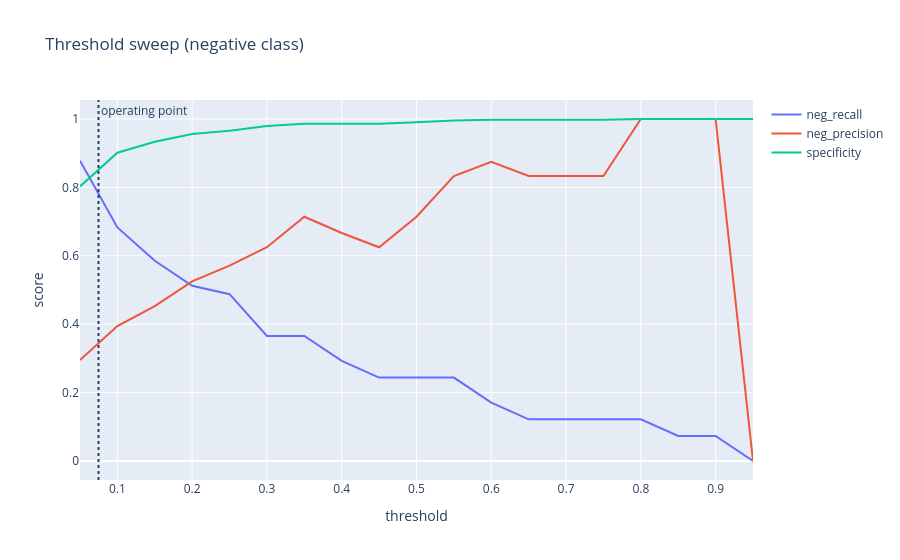

The notebook cell this image was saved under:
### Markdown cell above
The precision/recall/specificity trade-off as the threshold moves; the chosen operating point is marked:

### Code cell
sw = pd.DataFrame(sweep(y_test, neg_test))
fig = go.Figure()
for col in ["neg_recall", "neg_precision", "specificity"]:
    fig.add_trace(go.Scatter(x=sw["threshold"], y=sw[col], mode="lines", name=col))
fig.add_vline(x=op_threshold, line_dash="dot", annotation_text="operating point")
fig.update_layout(title="Threshold sweep (negative class)", xaxis_title="threshold", yaxis_title="score")
fig

### Figure 1 — Plotly figure (JSON) as saved in the notebook; plotly's stock layout.template omitted (floating-point values rounded to 4 significant figures)
{"data": [{"mode": "lines", "name": "neg_recall", "type": "scatter", "x": [0.05, 0.1, 0.15, 0.2, 0.25, 0.3, 0.35, 0.4, 0.45, 0.5, 0.55, 0.6, 0.65, 0.7, 0.75, 0.8, 0.85, 0.9, 0.95], "y": [0.878, 0.6829, 0.5854, 0.5122, 0.4878, 0.3659, 0.3659, 0.2927, 0.2439, 0.2439, 0.2439, 0.1707, 0.122, 0.122, 0.122, 0.122, 0.07317, 0.07317, 0.0]}, {"mode": "lines", "name": "neg_precision", "type": "scatter", "x": [0.05, 0.1, 0.15, 0.2, 0.25, 0.3, 0.35, 0.4, 0.45, 0.5, 0.55, 0.6, 0.65, 0.7, 0.75, 0.8, 0.85, 0.9, 0.95], "y": [0.2951, 0.3944, 0.4528, 0.525, 0.5714, 0.625, 0.7143, 0.6667, 0.625, 0.7143, 0.8333, 0.875, 0.8333, 0.8333, 0.8333, 1.0, 1.0, 1.0, 0.0]}, {"mode": "lines", "name": "specificity", "type": "scatter", "x": [0.05, 0.1, 0.15, 0.2, 0.25, 0.3, 0.35, 0.4, 0.45, 0.5, 0.55, 0.6, 0.65, 0.7, 0.75, 0.8, 0.85, 0.9, 0.95], "y": [0.8028, 0.9014, 0.9335, 0.9564, 0.9656, 0.9794, 0.9862, 0.9862, 0.9862, 0.9908, 0.9954, 0.9977, 0.9977, 0.9977, 0.9977, 1.0, 1.0, 1.0, 1.0]}], "layout": {"annotations": [{"showarrow": false, "text": "operating point", "x": 0.07476, "xanchor": "left", "xref": "x", "y": 1, "yanchor": "top", "yref": "y domain"}], "shapes": [{"line": {"dash": "dot"}, "type": "line", "x0": 0.07476, "x1": 0.07476, "xref": "x", "y0": 0, "y1": 1, "yref": "y domain"}], "title": {"text": "Threshold sweep (negative class)"}, "xaxis": {"title": {"text": "threshold"}}, "yaxis": {"title": {"text": "score"}}}}
